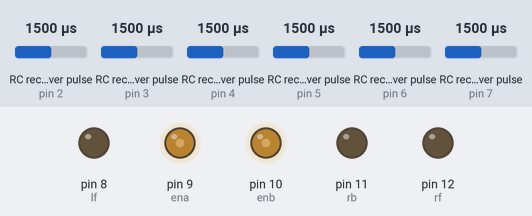
Recording of a sketch running on a simulated Arduino Uno, built with avr-gcc and run on an emulated ATmega328P. Parts: output pins drawn as LEDs (lit = HIGH). Wiring (inferred from the names in the program): 6 × RC receiver channel: data pin 2 / data pin 3 / data pin 4 / data pin 5 / data pin 6 / data pin 7. Inputs (shaded band) come from the test bench; at power-on: RC receiver pulse (sensors on pin 3, pin 4, pin 2, pin 5, pin 6, pin 7) 1500 µs.

Above: at 1.2 s.
1.3 s: RC receiver pulse (sensor on pin 3) set to 1269 µs
2.8 s: RC receiver pulse (sensor on pin 3) set to 1249 µs
At 3.2 s:
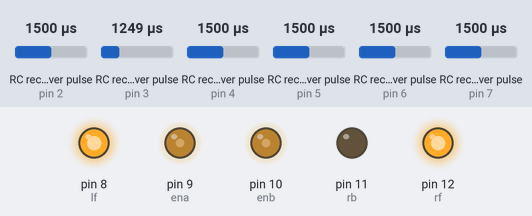
4.3 s: RC receiver pulse (sensor on pin 4) set to 1020 µs
At 5.5 s:
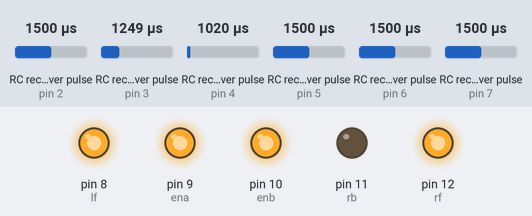
5.8 s: RC receiver pulse (sensor on pin 4) set to 1143 µs
7.3 s: RC receiver pulse (sensor on pin 4) set to 1152 µs
At 7.8 s:
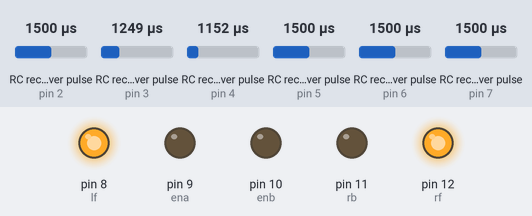
8.8 s: RC receiver pulse (sensor on pin 3) set to 1500 µs
At 10.2 s:
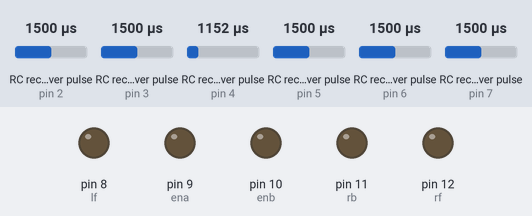
Timing chart, 0 to 11.3 s (numbered marks = the images above; inputs shaded):
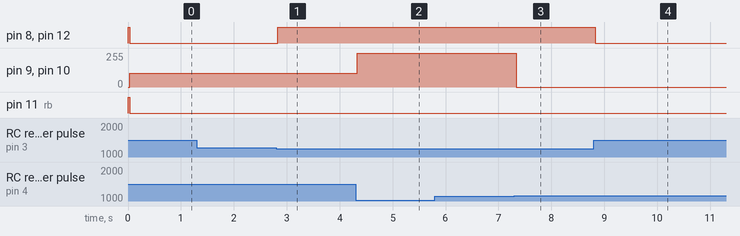

The sketch:

rc_reading.ino
```cpp
#define ch1 2
#define ch2 3
#define ch3 4
#define ch4 5
#define ch5 6
#define ch6 7
#define lf 8
#define lb 7
#define rf 12
#define rb 11
#define ena 9
#define enb 10

void setup() {
  pinMode(lf,OUTPUT);
  pinMode(lb,OUTPUT);
  pinMode(rf,OUTPUT);
  pinMode(rb,OUTPUT);
  pinMode(ena,OUTPUT);
  pinMode(enb,OUTPUT);

  pinMode(ch1,INPUT);
  pinMode(ch2,INPUT);
  pinMode(ch3,INPUT);
  pinMode(ch4,INPUT);
  pinMode(ch5,INPUT);
  pinMode(ch6,INPUT);

  analogWrite(ena,0);
  analogWrite(enb,0);
  digitalWrite(lf,HIGH);
  digitalWrite(lb,HIGH);
  digitalWrite(rf,HIGH);
  digitalWrite(rb,HIGH);

  Serial.begin(9600);
}

void loop() {
  int a,b,c,d,e,f;
  a=pulseIn(ch1, HIGH);
  b=pulseIn(ch2, HIGH);
  c=pulseIn(ch3, HIGH);
  d=pulseIn(ch4, HIGH);
  e=pulseIn(ch5, HIGH);
  f=pulseIn(ch6, HIGH);

   if(b<1260)
  {
    analogWrite(ena,map(c,1156,2008,0,255));
    analogWrite(enb,map(c,1156,2008,0,255));
    forward();
  }
  else if(b>1700)
  {
    analogWrite(ena,map(c,1156,2008,0,255));
    analogWrite(enb,map(c,1156,2008,0,255));
    backward();
  }
  else if(d<1250)
  {
    analogWrite(ena,map(c,1156,2008,0,255));
    analogWrite(enb,map(c,1156,2008,0,255));
    left();
  }
  else if(d>1680)
  {
    analogWrite(ena,map(c,1156,2008,0,255));
    analogWrite(enb,map(c,1156,2008,0,255));
    right();
  }
  else
  {
    analogWrite(ena,map(c,1156,2008,0,255));
    analogWrite(enb,map(c,1156,2008,0,255));
    stp();
  }


}


void forward()
{
  digitalWrite(lf,HIGH);
  digitalWrite(lb,LOW);
  digitalWrite(rf,HIGH);
  digitalWrite(rb,LOW);
}

void backward()
{
  digitalWrite(lf,LOW);
  digitalWrite(lb,HIGH);
  digitalWrite(rf,LOW);
  digitalWrite(rb,HIGH);
}

void left()
{
  digitalWrite(lf,LOW);
  digitalWrite(lb,HIGH);
  digitalWrite(rf,HIGH);
  digitalWrite(rb,LOW);
}

void right()
{
  digitalWrite(lf,HIGH);
  digitalWrite(lb,LOW);
  digitalWrite(rf,LOW);
  digitalWrite(rb,HIGH);
}

void stp()
{
  digitalWrite(lf,LOW);
  digitalWrite(lb,LOW);
  digitalWrite(rf,LOW);
  digitalWrite(rb,LOW);
}
```

Measured:
- the behaviour switches between 1259 and 1258 µs on RC receiver pulse (sensor on pin 3) (found by bisection; images 0 and 1)
- the behaviour switches between 1151 and 1152 µs on RC receiver pulse (sensor on pin 4) (found by bisection; images 2 and 3)
- after the input at 1.3 s, every drawn part: stays the same
- after the input at 2.8 s, pin 8 (lf), pin 12 (rf): LOW → HIGH at once
- after the input at 4.3 s, pin 9 (ena), pin 10 (enb): 103/255 → 255/255 at once
- after the input at 5.8 s, every drawn part: stays the same
- after the input at 7.3 s, pin 9 (ena), pin 10 (enb): 255/255 → 0/255 at once
- after the input at 8.8 s, pin 8 (lf), pin 12 (rf): HIGH → LOW at once
